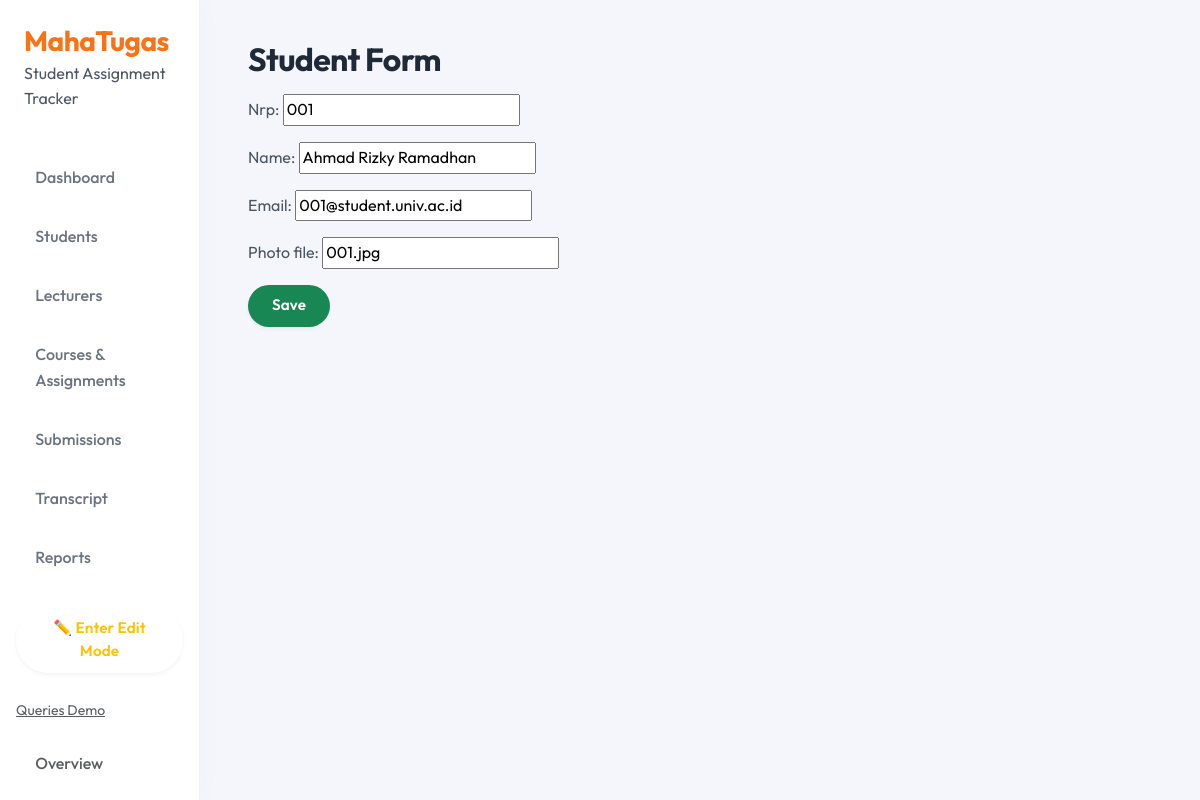
Page /students/1/edit/ on the committed database.
### tracker/models.py (models this page shows, shortened)
class Student(models.Model):
    def generate_nrp():
        last_student = Student.objects.order_by("-student_id").first()
        if last_student and last_student.nrp.isdigit():
            new_nrp = int(last_student.nrp) + 1
        else:
            new_nrp = 1  # kalau belum ada student
        return f"{new_nrp:03d}"  # format 3 digit, misal 001
    student_id = models.AutoField(primary_key=True)
    nrp = models.CharField(
    max_length=20,
    unique=True,
    default=generate_nrp,
    )
    name = models.CharField(max_length=150)
    email = models.EmailField(max_length=150, blank=True, null=True)
    photo_file = models.CharField(max_length=255, blank=True, null=True)  # path avatar

### tracker/views.py (the view)
# urls.py: path('students/<int:student_id>/edit/', views.student_edit, name='student_edit'),
def student_edit(request, student_id):
    student = get_object_or_404(Student, student_id=student_id)
    if request.method == "POST":
        form = StudentForm(request.POST, instance=student)
        if form.is_valid():
            form.save()
            return redirect("students_list")
    else:
        form = StudentForm(instance=student)
    return render(request, "tracker/student_form.html", {
        "form": form,
        "is_edit": True
    })

### tracker/forms.py
class StudentForm(forms.ModelForm):
    class Meta:
        model = Student
        fields = ['nrp', 'name', 'email', 'photo_file']

### tracker/templates/tracker/student_form.html (shortened to what this page needs)
{% extends "tracker/base.html" %}
{% block content %}
<h2>Student Form</h2>
<form method="POST">
    <div class="mb-3">
        {{ form.nrp.label_tag }}
        {{ form.nrp }}
    </div>
    <div class="mb-3">
        {{ form.name.label_tag }}
        {{ form.name }}
    </div>
    <div class="mb-3">
        {{ form.email.label_tag }}
        {{ form.email }}
    </div>
    <div class="mb-3">
        {{ form.photo_file.label_tag }}
        {{ form.photo_file }}
    </div>
    <button class="btn btn-success" type="submit">Save</button>
</form>
{% endblock %}

### static/tracker/css/comfy.css (style rules this page uses)
:root { --bg-color: #f4f6fc; --surface-color: #ffffff; --text-primary: #4b5563; --text-secondary: #6b7280; --accent-color: #f97316; --accent-hover: #ea580c; --success-soft: #d1fae5; --success-text: #065f46; --warning-soft: #fef3c7; --warning-text: #92400e; --radius-lg: 20px; --radius-md: 12px; --shadow-soft: 0 10px 30px -10px rgba(0, 0, 0, 0.05); --shadow-hover: 0 20px 40px -10px rgba(0, 0, 0, 0.1); --transition-fast: all 0.2s cubic-bezier(0.4, 0, 0.2, 1); --animation-fade-up: fadeInUp 0.5s ease-out forwards; }
body { background-color: var(--bg-color); color: var(--text-primary); font-family: 'Outfit', sans-serif; line-height: 1.6; }
h1, h2, h3, h4, h5, h6 { color: #1f2937; font-weight: 700; letter-spacing: -0.02em; margin-bottom: 1rem; }
h2 { font-size: 2rem; }
.btn { border-radius: 50px; padding: 0.6rem 1.5rem; font-weight: 600; font-size: 0.95rem; letter-spacing: 0.01em; transition: var(--transition-fast); border: none; box-shadow: 0 2px 4px rgba(0, 0, 0, 0.05); }

### rows in the picture
Student: nrp "001", name "Ahmad Rizky Ramadhan", email "001@student.univ.ac.id", photo_file "001.jpg"
